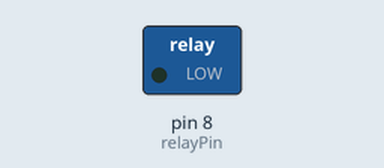
Bench run of a sketch on a simulated Arduino Uno, built with avr-gcc and run on an emulated ATmega328P. On the bench: switched loads named in the sketch (green lamp = pin HIGH). Dashed ring = blinking.

Above: at 0.2 s.
Timing chart, 0 to 3.0 s (numbered marks = the images above):
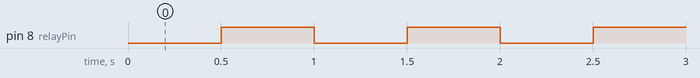

Measured:
- by itself, pin 8 (relayPin): alternates HIGH for 0.50 s and LOW for 0.50 s

The sketch:

Relay.ino
```cpp
const int relayPin = 8;

void setup()
{
  pinMode(relayPin, OUTPUT);

}

void loop()
{
  digitalWrite(relayPin, LOW);
  delay(500);
  digitalWrite(relayPin, HIGH);
  delay(500);

}
```
